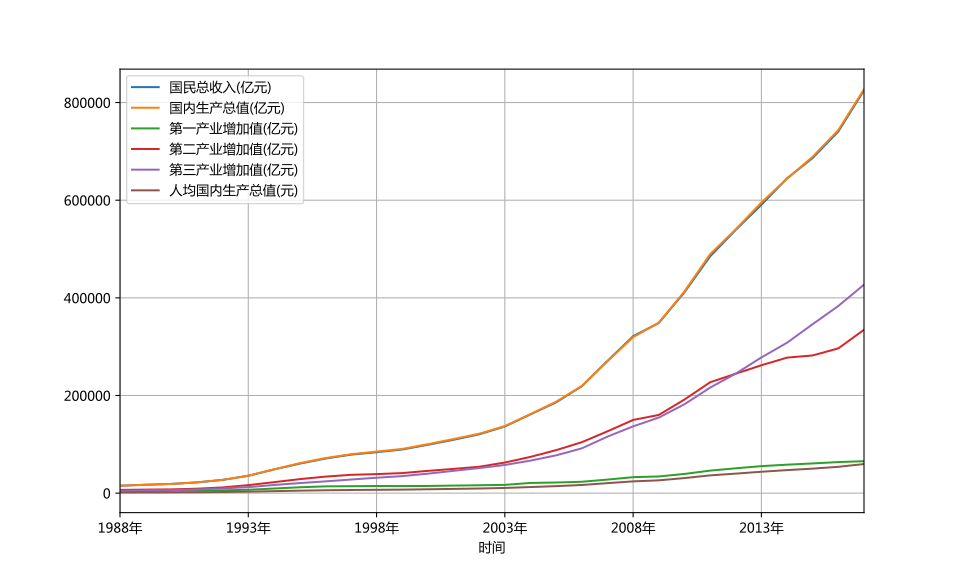

Write Python code to recreate this figure.
#coding:utf-8
"""
数据来源: http://data.eastmoney.com/cjsj/gdp.html

注意, 官方公布的GDP数据是名义GDP数据, 但是公布的GDP增速是GDP平减指数, 也就是减掉了物价指数之后的增速
"""

import pandas as pd
import matplotlib.pyplot as plt

names = ['季度']
for a in ['国内生产总值', '第一产业', '第二产业', '第三产业']:
    for b in ['绝对值(亿元)', '同比']:
        names.append(a + '-' + b)
df = pd.read_csv('./data.csv', header=None, names=names, sep=r'\s+')

df.set_index('季度')['国内生产总值-绝对值(亿元)'][::-4].plot(figsize=(10, 6), grid='on')
f = plt.gcf()
f.savefig('data.svg')

html = df.to_html(index=False)

gdp = pd.read_csv('gdp.csv')
gdp_sort = gdp.sort_values(by='时间').set_index('时间')
gdp_sort[-30:].plot(grid='on', figsize=(10, 6))
f = plt.gcf()
f.savefig('gdp.svg')
gdp_html = gdp.to_html(index=False)

gdp_inc = (gdp_sort / gdp_sort.shift(1) - 1)*100
gdp_inc = gdp_inc[['国内生产总值(亿元)']][-20:]
gdp_inc.names = ['同比增长']
gdp_inc.plot(grid='on', figsize=(10, 6), style='o-')
f = plt.gcf()
f.savefig('gdp_inc.svg')

with open('data.html', 'w') as fp:
    fp.write('<meta content="text/html; charset=utf-8" http-equiv="content-type" /><style ' \
             'type="text/css">' \
             'table {border-collapse: collapse; margin-top:20px;}' \
             'th, td {border: 1px solid;}' \
             '</style>')
    fp.write(open('data.svg').read())
    fp.write(open('gdp.svg').read())
    fp.write(open('gdp_inc.svg').read())
    fp.write(gdp_html.encode('utf-8', 'ignore'))
    fp.write(html.encode('utf-8', 'ignore'))


